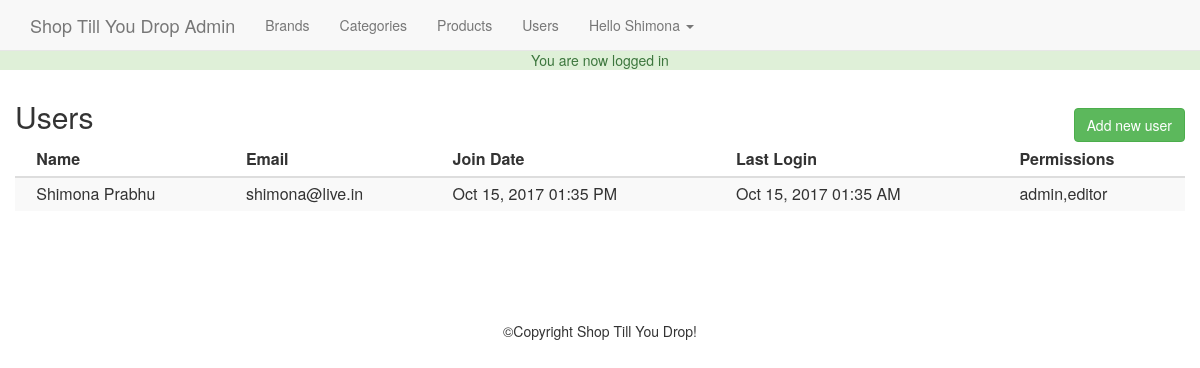
The page /admin/users.php (signed in) on the database its author committed.
### tables this page shows
CREATE TABLE `users` (
  `id` int(11) NOT NULL,
  `full_name` varchar(255) NOT NULL,
  `email` varchar(255) NOT NULL,
  `password` varchar(255) NOT NULL,
  `join_date` datetime NOT NULL DEFAULT CURRENT_TIMESTAMP,
  `last_login` datetime NOT NULL,
  `permissions` varchar(255) NOT NULL
);

### helpers/helpers.php (called while the page is built, shortened)
<?php
function pretty_date($date){
	return date("M d, Y h:i A",strtotime($date));
}
?>

### admin/users.php (the view, shortened to what this page needs)
<?php
	require_once '../core/init.php';
	include 'includes/head.php';
	include 'includes/navigation.php';
	if (isset($_GET['add'])) {
		$name=((isset($_POST['name']))?sanitize($_POST['name']):'');
		$email=((isset($_POST['email']))?sanitize($_POST['email']):'');
		$password=((isset($_POST['password']))?sanitize($_POST['password']):'');
		$confirm=((isset($_POST['confirm']))?sanitize($_POST['confirm']):'');
		$permissions=((isset($_POST['permissions']))?sanitize($_POST['permissions']):'');
		$errors=array();
		if ($_POST) {
			$emailQuery=$db->query("SELECT * FROM users WHERE email='$email'");
			$emailCount=mysqli_num_rows($emailQuery);
			if ($emailCount!=0) {
				$errors[]='That email already exists in our database';
			}
			$required=array('name','email','password','confirm','permissions');
			foreach ($required as $f) {
				if (empty($_POST[$f])) {
					$errors[]='You must fill out all fields';
					break;
				}
			}
			if (strlen($password)<6||strlen($confirm)<6) {
				$errors[]='Your password must be at least 6 characters';
			}
			if ($password!=$confirm) {
				$errors[]='Your passwords do not match';
			}
			if(!filter_var($email,FILTER_VALIDATE_EMAIL)){
				$errors[]='Please enter a valid email address';
			}
			if (!empty($errors)) {
				echo display_errors($errors);
			}else{
				$hashed=password_hash($password,PASSWORD_DEFAULT);
				$db->query("INSERT INTO users(full_name,email,password,permissions) VALUES ('$name','$email','$hashed','$permissions')");
				$_SESSION['success_flash']='User has been added';
				header('Location:users.php');
			}
		}
		?>
		<h2 class="text-center">Add a new user</h2><hr>
		<form action="users.php?add=1" method="post">
			<div class="form-group col-md-6">
				<label for="name">Full Name:</label>
				<input type="text" name="name" id="name" class="form-control" value="<?=$name;?>">
			</div>
			<div class="form-group col-md-6">
				<label for="email">Email:</label>
				<input type="text" name="email" id="email" class="form-control" value="<?=$email;?>">
			</div>
			<div class="form-group col-md-6">
				<label for="password">Password:</label>
				<input type="password" name="password" id="password" class="form-control" value="<?=$password;?>">
			</div>
			<div class="form-group col-md-6">
				<label for="confirm">Confirm password:</label>
				<input type="password" name="confirm" id="confirm" class="form-control" value="<?=$confirm;?>">
			</div>
			<div class="form-group col-md-6">
				<label for="name">Permissions:</label>
				<select class="form-control" name="permissions">
					<option value=""<?=(($permissions=='')?' selected':'');?>></option>
					<option value="editor"<?=(($permissions=='editor')?' selected':'');?>>Editor</option>
					<option value="admin,editor"<?=(($permissions=='admin,editor')?' selected':'');?>>Admin</option>
				</select>
			</div>
			<div class="form-group col-md-6 text-right" style="margin-top:25px;">
				<a href="users.php" class="btn btn-default">Cancel</a>
				<input type="submit" value="Add user" class="btn btn-primary">
			</div>
		</form>
		<?php
	}else{
	$userQuery=$db->query("SELECT * FROM users ORDER BY full_name")
?>
<h2>Users</h2>
<a href="users.php?add=1" class="btn btn-success pull-right" id="add-product-btn">Add new user</a>
<table class="table table-boredered table-striped table-condensed">
	<thead><th></th><th>Name</th><th>Email</th><th>Join Date</th><th>Last Login</th><th>Permissions</th></thead>
	<tbody>
	<?php while($user=mysqli_fetch_assoc($userQuery)):?>
		<tr>
			<td>
			</td>
			<td><?=$user['full_name'];?></td>
			<td><?=$user['email'];?></td>
			<td><?=pretty_date($user['join_date']);?></td>
			<td><?=(($user['last_login']=='0000-00-00 00:00:00')?'Never':pretty_date($user['last_login']));?></td>
			<td><?=$user['permissions'];?></td>
		</tr>
	<?php endwhile;?>
	</tbody>
</table>
<?php }include 'includes/footer.php';?>

### css/main.css (style rules this page uses)
body { padding-top:50px; }
#add-product-btn { margin-top: -35px; }

### rows shown on the page
users: full_name "Shimona Prabhu", email "shimona@live.in", join_date "Oct 15, 2017 01:35 PM", last_login "Oct 15, 2017 01:35 AM", permissions "admin,editor"

### other values the page prints
$_SESSION['success_flash'] "You are now logged in"
$user_data['first'] "Shimona"
